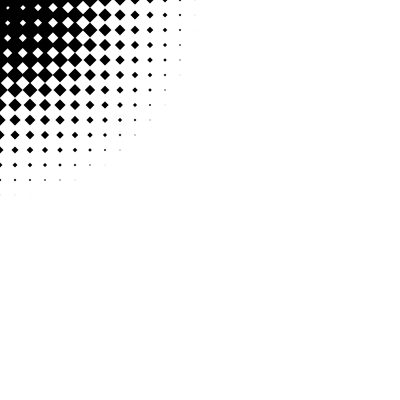
Frame 1 (no input)
Frame 60 (the mouse pressed at the canvas centre just before this capture): identical to frame 1, image omitted
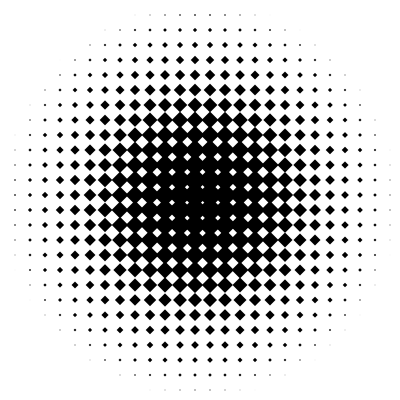
Frame 120 (the mouse held since frame 60 and released just before this capture)

The Processing sketch that drew these frames (run headless with seeded random() and noise(); from frame 60 on, the mouse is pressed at the canvas centre):

// Processing sketch: processing_42946
// ── processing_42946.pde

float s;
void setup()
{
  size(400,400);
  rectMode(CENTER);
}
void draw()
{
  background(255);
  fill(0);
  noStroke();
  
  for(int x=-0; x<=width; x+=15)
  {
  for(int y=-0; y<=height; y+=15)
  {
  s=20-dist(x,y,mouseX, mouseY)*.1;
  if(s<=0)
  {
  s=0;
  }
  pushMatrix();
  
  translate(x,y);
  rotate(PI*.25);
  rect(0,0,s,s);
  popMatrix();
  }
  }
}
